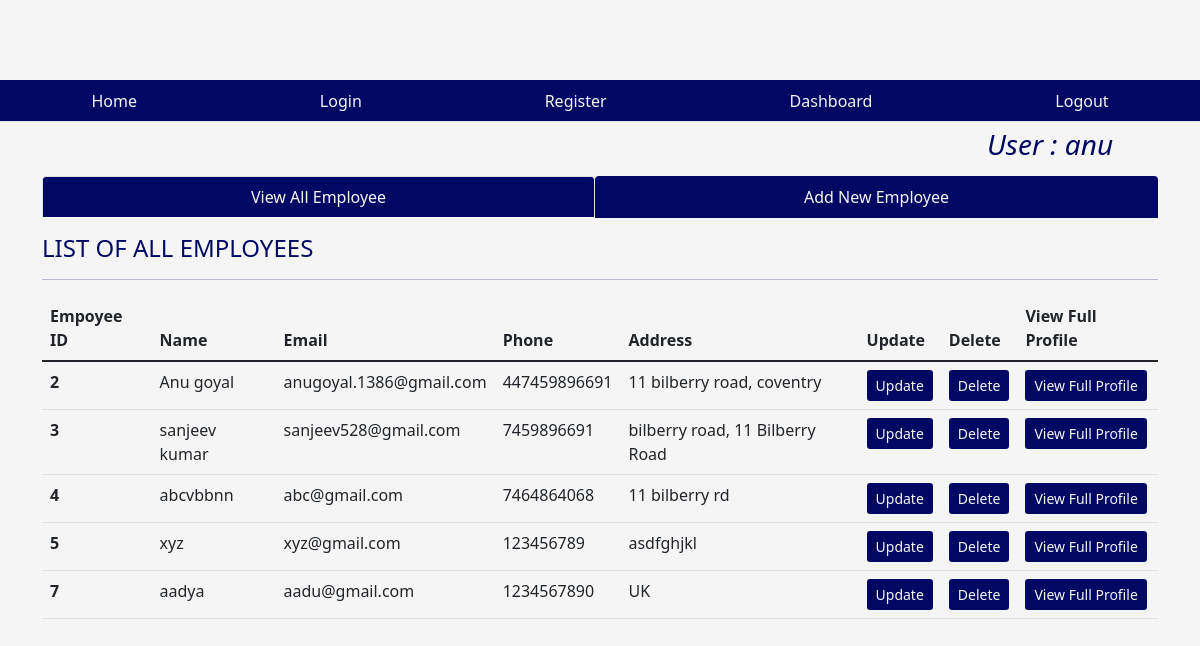
The app's page /dashboard (signed in) with its own data.
### tables this page shows
CREATE TABLE users (id INTEGER PRIMARY KEY AUTOINCREMENT, name VARCHAR(30) NOT NULL, password VARCHAR(10) NOT NULL, admin boolean NOT NULL DEFAULT '0');

CREATE TABLE emp(empid INTEGER PRIMARY KEY AUTOINCREMENT, name VARCHAR(30) NOT NULL, email VARCHAR(30), phone INTEGER, address VARCHAR(30), joining_date timestamp DEFAULT CURRENT_TIMESTAMP, total_projects INTEGER DEFAULT 1, total_test_case INTEGER , total_defects_found INTEGER DEFAULT 1, total_defects_pending INTEGER DEFAULT 1);

### app.py (the view)
@app.route('/dashboard')
def dashboard():
    user = get_current_user()
    db = get_database()
    emp_cur = db.execute('select * from emp')
    allemp = emp_cur.fetchall()
    return render_template('dashboard.html', user = user, allemp = allemp)

### app.py (called while the page is built)
@app.teardown_appcontext
def close_database(error):
    if hasattr(g, 'crudapplication_db'):
        g.crudapplication_db.close()

def get_current_user():
    user = None
    if 'user' in session:
        user = session['user']
        db = get_database()
        user_cur = db.execute('select * from users where name = ?', [user])
        user = user_cur.fetchone()
    return user

### database.py (called while the page is built)
def connect_to_database():
    sql = sqlite3.connect('C:/Users/sanje/OneDrive/Desktop/SFIA_project/SFIA_project.db')
    sql.row_factory = sqlite3.Row
    return sql

def get_database():
    if not hasattr(g, 'SFIA_project_db'):
        g.SFIA_project_db = connect_to_database()
    return g.SFIA_project_db

### templates/dashboard.html (shortened to what this page needs)
{% from "showlinks.html" import show_links, showsocialmedialinks %}
<!DOCTYPE html>
<html lang="en">
<head>
    <link href="https://cdn.jsdelivr.net/npm/bootstrap@5.1.3/dist/css/bootstrap.min.css" rel="stylesheet">
    <link rel="stylesheet" href="{{ url_for('static', filename='dashboard.css')}}" type = "text/css">
</head>
<body>
      <div class="parent">
        <div class="child child1">
        </div>
        <div class="child child2">
          {{ showsocialmedialinks() }}
        </div>
        <div class="child child3">
          {{ show_links() }}
        </div>
        <div class="child child4">
        </div>
        <div class="child child5" style="color:rgb(0, 8, 100);">
          {% if user %}
          <h3 class="m-2"><i>User : {{user['name']}}</i></h3>
          {% endif %}
        </div>
        <div class="child child6  container" style="color:rgb(0, 8, 100);">
            <ul class="nav nav-tabs nav-fill mb-3">
                <li class="nav-item">
                  <a class="nav-link active" aria-current="page" href="{{ url_for('dashboard')}}" style=" background-color:rgb(0, 8, 100); color:whitesmoke;">View All Employee</a>
                </li>
                <li class="nav-item">
                  <a class="nav-link" style=" background-color:rgb(0, 8, 100); color:whitesmoke;" href="{{ url_for('addnewemployee')}}">Add New Employee</a>
                </li>
              </ul>
              <div class="table-responsive-lg caption-top">
                <caption><h4>LIST OF ALL EMPLOYEES</h4></caption>
                <hr>
                <table class="table">
                    <thead>
                        <tr>
                          <th scope="col">Empoyee ID</th>
                          <th scope="col">Name</th>
                          <th scope="col">Email</th>
                          <th scope="col">Phone</th>
                          <th scope="col">Address</th>
                          <th scope="col">Update</th>
                          <th scope="col">Delete</th>
                          <th scope="col">View Full Profile</th>
                        </tr>
                      </thead>
                      <tbody>
                        {% for emp in allemp %}
                        <tr>
                          <th scope="row">{{ emp['empid'] }} </th>
                          <td>{{ emp['name'] }}</td>
                          <td>{{ emp['email'] }}</td>
                          <td>{{ emp['phone'] }}</td>
                          <td>{{ emp['address'] }}</td>
                          <td><a class="btn btn-sm" style="background-color:rgb(0, 8, 100); color:whitesmoke;" href="{{ url_for('fetchone', empid = emp['empid'] )}}">Update</a></td>
                          <td><a class="btn btn-sm" style="background-color:rgb(0, 8, 100); color:whitesmoke;" href="{{ url_for('deleteemp', empid = emp['empid'] )}}">Delete</a></td>
                          <td><a class="btn btn-sm" style="background-color:rgb(0, 8, 100); color:whitesmoke;" href="{{ url_for('singleemployee', empid = emp['empid'] )}}">View Full Profile</a></td>
                        </tr>
                        {% endfor %}
                      </tbody>
                </table>
              </div>
        </div>
      </div>
</body>
</html>

### static/dashboard.css (style rules this page uses)
html, body { height: 100%; background-color:whitesmoke; color:rgb(0, 8, 100); }
.parent { height: 100%; display: grid; grid-template-columns: repeat(4, 1fr); grid-template-rows: 10% 5% 7% auto 7%; }
.child { margin-bottom: 10px; }
.child1 { grid-column: 1/2; grid-row: 1/2; }
.child2 { grid-column: 3/-1; grid-row: 1/2; }
.child3 { grid-column: 1/-1; grid-row: 2/3; }
.child4 { grid-column: 1/2; grid-row: 3/4; }
.child5 { grid-column: 4/5; grid-row: 3/4; text-align: center; }
.child6 { grid-column: 1/-1; grid-row: 4/5; }

### records on screen
users: name "anu"
emp: empid "2", name "Anu goyal", email "anugoyal.1386@gmail.com", phone "447459896691", address "11 bilberry road, coventry"
emp: empid "3", name "sanjeev kumar", email "sanjeev528@gmail.com", phone "7459896691", address "bilberry road, 11 Bilberry Road"
emp: empid "4", name "abcvbbnn", email "abc@gmail.com", phone "7464864068", address "11 bilberry rd"
emp: empid "5", name "xyz", email "xyz@gmail.com", phone "123456789", address "asdfghjkl"
emp: empid "7", name "aadya", email "aadu@gmail.com", phone "1234567890", address "UK"
